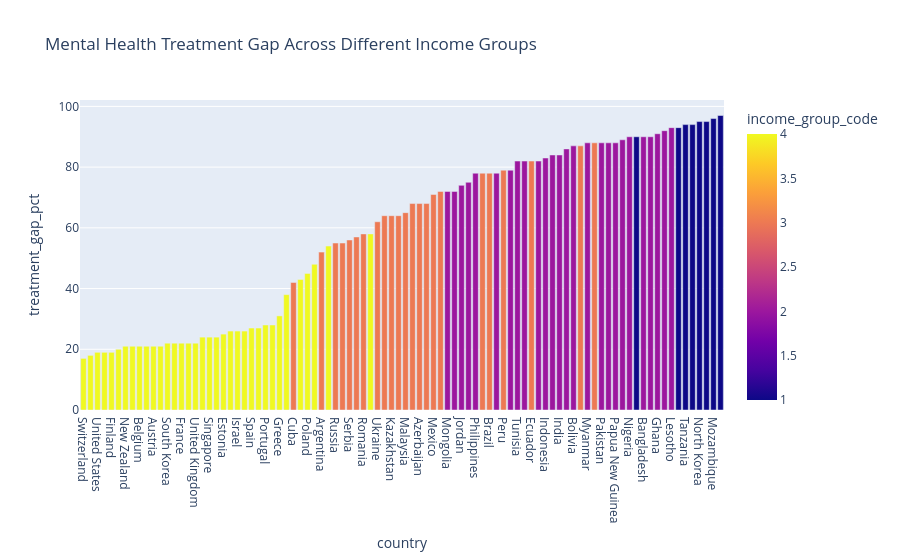

The notebook cell saved with this chart:
### Code cell
fig1_3 = px.bar(df.sort_values('treatment_gap_pct'),
                x='country',
                y='treatment_gap_pct',
                color='income_group_code',
                title='Mental Health Treatment Gap Across Different Income Groups'
               )
fig1_3.show()

### Figure 1 — Plotly figure (JSON) as saved in the notebook; plotly's stock layout.template omitted (floating-point values rounded to 4 significant figures)
{"data": [{"hovertemplate": "country=%{x}<br>treatment_gap_pct=%{y}<br>income_group_code=%{marker.color}<extra></extra>", "legendgroup": "", "marker": {"color": [4, 4, 4, 4, 4, 4, 4, 4, 4, 4, 4, 4, 4, 4, 4, 4, 4, 4, 4, 4, 4, 4, 4, 4, 4, 4, 4, 4, 4, 4, 3, 4, 4, 4, 3, 4, 3, 3, 3, 3, 3, 4, 3, 3, 3, 3, 3, 3, 3, 3, 3, 3, 2, 2, 2, 2, 2, 3, 3, 2, 3, 2, 2, 2, 3, 2, 2, 2, 2, 2, 2, 3, 2, 3, 2, 2, 2, 2, 2, 1, 2, 2, 2, 2, 2, 1, 1, 1, 1, 1, 1, 1], "coloraxis": "coloraxis", "pattern": {"shape": ""}}, "name": "", "orientation": "v", "showlegend": false, "textposition": "auto", "type": "bar", "x": ["Switzerland", "Norway", "United States", "Denmark", "Finland", "Sweden", "New Zealand", "Canada", "Belgium", "Netherlands", "Austria", "Germany", "South Korea", "Hong Kong", "France", "Australia", "United Kingdom", "Taiwan", "Singapore", "Ireland", "Estonia", "Lithuania", "Israel", "Japan", "Spain", "Slovenia", "Portugal", "Italy", "Greece", "Czech Republic", "Cuba", "Hungary", "Poland", "UAE", "Argentina", "Chile", "Russia", "China", "Serbia", "Costa Rica", "Romania", "Saudi Arabia", "Ukraine", "Georgia", "Kazakhstan", "Armenia", "Malaysia", "Colombia", "Azerbaijan", "Turkey", "Mexico", "Thailand", "Mongolia", "Uzbekistan", "Jordan", "Iran", "Philippines", "Fiji", "Brazil", "Lebanon", "Peru", "Egypt", "Tunisia", "Sri Lanka", "Ecuador", "Vietnam", "Indonesia", "Iraq", "India", "Cambodia", "Bolivia", "South Africa", "Myanmar", "Venezuela", "Pakistan", "Morocco", "Papua New Guinea", "Kenya", "Nigeria", "Nepal", "Bangladesh", "Solomon Islands", "Ghana", "Eswatini", "Lesotho", "Uganda", "Tanzania", "Zimbabwe", "North Korea", "Ethiopia", "Mozambique", "Malawi"], "xaxis": "x", "y": [17, 18, 19, 19, 19, 20, 21, 21, 21, 21, 21, 21, 22, 22, 22, 22, 22, 24, 24, 24, 25, 26, 26, 26, 27, 27, 28, 28, 31, 38, 42, 43, 45, 48, 52, 54, 55, 55, 56, 57, 58, 58, 62, 64, 64, 64, 65, 68, 68, 68, 71, 72, 72, 72, 74, 75, 78, 78, 78, 78, 79, 79, 82, 82, 82, 82, 83, 84, 84, 86, 87, 87, 88, 88, 88, 88, 88, 89, 90, 90, 90, 90, 91, 92, 93, 93, 94, 94, 95, 95, 96, 97], "yaxis": "y"}], "layout": {"barmode": "relative", "coloraxis": {"colorbar": {"title": {"text": "income_group_code"}}, "colorscale": [[0, "#0d0887"], [0.1111, "#46039f"], [0.2222, "#7201a8"], [0.3333, "#9c179e"], [0.4444, "#bd3786"], [0.5556, "#d8576b"], [0.6667, "#ed7953"], [0.7778, "#fb9f3a"], [0.8889, "#fdca26"], [1, "#f0f921"]]}, "legend": {"tracegroupgap": 0}, "title": {"text": "Mental Health Treatment Gap Across Different Income Groups"}, "xaxis": {"anchor": "y", "domain": [0, 1], "title": {"text": "country"}}, "yaxis": {"anchor": "x", "domain": [0, 1], "title": {"text": "treatment_gap_pct"}}}}
